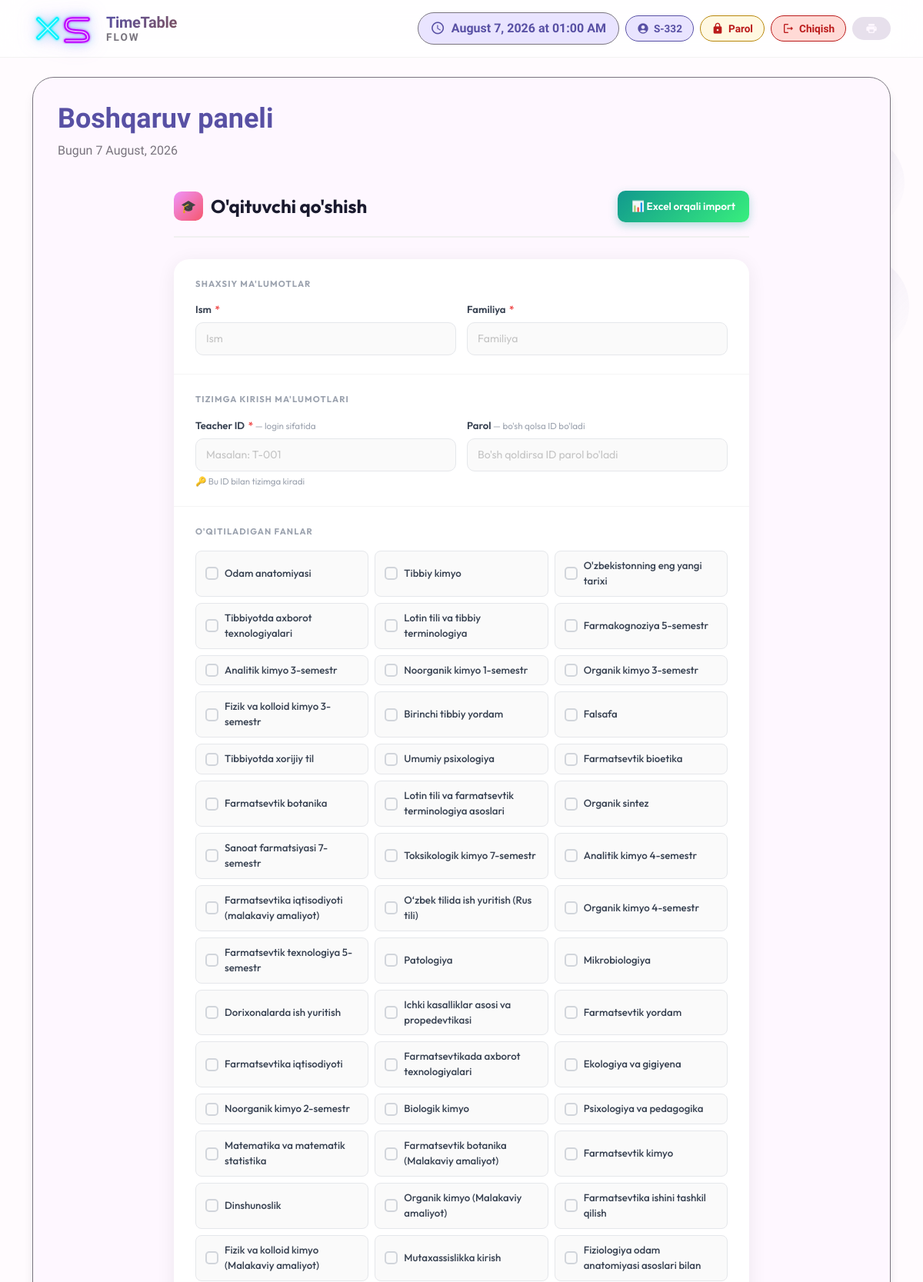
The app's page /raspisaniya/teacher/create/ (signed in, upper part) with its own data.
### raspisaniya/models.py (models this page shows, shortened)
class Subject(models.Model):
    name = models.CharField(max_length=100, unique=True)

### raspisaniya/views.py (the view)
# urls.py: path('teacher/create/', views.teacher_create, name='teacher_create'),
@login_required
def teacher_create(request):
    if request.method == 'POST':
        form = TeacherForm(request.POST)
        if form.is_valid():
            teacher_id = request.POST.get("teacher_id", "").strip()
            password = request.POST.get("password", "").strip()
            if not teacher_id:
                messages.error(request, "Teacher ID kiritilmagan")
                return render(request, 'raspisaniya/teacher_create.html', {
                    'form': form, 'subjects': Subject.objects.all(), 'selected_subjects': [],
                })
            if User.objects.filter(username=teacher_id).exists():
                messages.error(request, f"Bu ID ({teacher_id}) allaqachon mavjud")
                return render(request, 'raspisaniya/teacher_create.html', {
                    'form': form, 'subjects': Subject.objects.all(), 'selected_subjects': [],
                })
            with transaction.atomic():
                teacher = form.save(commit=False)
                teacher.teacher_id = teacher_id
                teacher.save()
                form.save_m2m()
                user = User.objects.create_user(
                    username=teacher_id,
                    password=password if password else teacher_id,
                    first_name=teacher.first_name,
                    last_name=teacher.last_name,
                )
                teacher.user = user
                teacher.save()
            messages.success(request, f"O'qituvchi qo'shildi. ID: {teacher_id}")
            return redirect('teacher_list')
    else:
        form = TeacherForm()
    return render(request, 'raspisaniya/teacher_create.html', {
        'form': form, 'subjects': Subject.objects.all(), 'selected_subjects': [],
    })

### raspisaniya/forms.py (shortened to what this page needs)
class TeacherForm(forms.ModelForm):
    teacher_id = forms.CharField(
        required=False,
        label="O'qituvchi ID",
        widget=forms.TextInput(attrs={'class': 'form-control', 'placeholder': 'Masalan: T-3'})
    )
    class Meta:
        model = Teacher
        fields = ['first_name', 'last_name', 'teacher_id', 'subjects']
        widgets = {
            'subjects': forms.CheckboxSelectMultiple(),
        }

### templates/raspisaniya/teacher_create.html (shortened to what this page needs)
{% extends 'raspisaniya/base.html' %}
{% load widget_tweaks %}
{% block content %}
<div class="form-page">
    <div class="form-header">
        <div class="form-title">
            <div class="icon">🎓</div>
            O'qituvchi qo'shish
        </div>
        <a href="{% url 'teacher_import' %}" class="btn-import">📊 Excel orqali import</a>
    </div>
    <div class="form-card">
        <form method="post">
            <div class="form-section">
                <div class="section-label">Shaxsiy ma'lumotlar</div>
                <div class="field-group">
                    <div class="field">
                        <label>Ism <span class="req">*</span></label>
                        <input type="text" name="first_name" value="{{ form.first_name.value|default:'' }}" placeholder="Ism" required>
                    </div>
                    <div class="field">
                        <label>Familiya <span class="req">*</span></label>
                        <input type="text" name="last_name" value="{{ form.last_name.value|default:'' }}" placeholder="Familiya" required>
                    </div>
                </div>
            </div>
            <div class="form-section">
                <div class="section-label">Tizimga kirish ma'lumotlari</div>
                <div class="field-group">
                    <div class="field">
                        <label>Teacher ID <span class="req">*</span> <span class="hint">— login sifatida</span></label>
                        <input type="text" name="teacher_id" placeholder="Masalan: T-001" required>
                        <div class="note">🔑 Bu ID bilan tizimga kiradi</div>
                    </div>
                    <div class="field">
                        <label>Parol <span class="hint">— bo'sh qolsa ID bo'ladi</span></label>
                        <input type="text" name="password" placeholder="Bo'sh qoldirsa ID parol bo'ladi">
                    </div>
                </div>
            </div>
            <div class="form-section">
                <div class="section-label">O'qitiladigan fanlar</div>
                {% if subjects %}
                <div class="subjects-grid">
                    {% for subj in subjects %}
                    <label class="subject-item">
                        <div class="check-box"></div>
                        <span class="subj-name">{{ subj.name }}</span>
                    </label>
                    {% endfor %}
                </div>
                {% else %}
                <p style="color:#9ca3af;font-size:0.85rem;margin:0;">Fan yo'q — avval fan qo'shing</p>
                {% endif %}
            </div>
        </form>
    </div>
</div>
{% endblock %}

### templates/raspisaniya/base.html (shortened to what this page needs)
{% load static %}
<!DOCTYPE html>
<html lang="uz">
<head>
    <link href="https://cdn.jsdelivr.net/npm/bootstrap@5.3.2/dist/css/bootstrap.min.css" rel="stylesheet">
</head>
<body>
    <div class="bubbles" id="bubbles"></div>
    <div class="app-bar" id="appBar">
        <div class="container">
            <div class="d-flex justify-content-between align-items-center">
                <div class="d-flex align-items-center gap-3">
                    <a href="{% url 'reset_database' %}" class="xs-main-logo" title="Reset Database" style="text-decoration: none; display: inline-block;">
                    </a>
                    <a href="{% url 'lesson_list' %}" class="text-decoration-none">
                        <div style="line-height:1.15;">
                            <div style="font-size:1.25rem;font-weight:800;background:linear-gradient(135deg,var(--md-primary),var(--md-tertiary));-webkit-background-clip:text;-webkit-text-fill-color:transparent;letter-spacing:-0.3px;">TimeTable</div>
                            <div style="font-size:0.85rem;font-weight:600;color:var(--md-outline);letter-spacing:2px;text-transform:uppercase;">Flow</div>
                        </div>
                    </a>
                </div>
                <div class="d-flex gap-2 align-items-center flex-wrap">
                    <div class="current-time">
                        <span class="material-icons-round">schedule</span>
                        <span id="timeDisplay">--:--</span>
                    </div>
                    {% if user.is_authenticated %}
                    <div class="user-chip">
                        <span class="material-icons-round">
                        </span>
                        {{ user.get_full_name|default:user.username }}
                    </div>
                    <a href="{% url 'change_password' %}" class="logout-chip" style="background:#fff8e1; color:#b8860b; border-color:#b8860b;">
                        <span class="material-icons-round">lock</span>Parol
                    </a>
                    <a href="{% url 'logout' %}" class="logout-chip">
                        <span class="material-icons-round">logout</span>Chiqish
                    </a>
                    {% endif %}
                    <button class="md-chip" onclick="window.print()">
                        <span class="material-icons-round">print</span>
                    </button>
                </div>
            </div>
        </div>
    </div>
    <div class="container">
        <div class="md-surface">
            <div class="d-flex justify-content-between align-items-center mb-4">
                <div>
                    <h1 class="display-small d-inline-flex align-items-center gap-2">
                        {% block page_title %}Boshqaruv paneli{% endblock %}
                    </h1>
                    <p class="body-large">{% block page_subtitle %}Bugun {% now "j F, Y" %}{% endblock %}</p>
                </div>
            </div>
            {% block content %}{% endblock %}
        </div>
    </div>
</body>
</html>

### templates/raspisaniya/base.html (style rules this page uses)
* { margin: 0; padding: 0; box-sizing: border-box; }
:root { --md-primary: #5850a4; --md-primary-container: #e9e4ff; --md-secondary: #625b71; --md-secondary-container: #e8def8; --md-tertiary: #7d5260; --md-tertiary-container: #ffd8e4; --md-surface: #fef7ff; --md-surface-variant: #e7e0ec; --md-background: #fffbfe; --md-error: #ba1a1a; --md-error-container: #ffdad6; --md-outline: #79747e; --md-shadow: 0 4px 6px -2px rgba(0,0,0,0.05), 0 10px 15px -3px rgba(0,0,0,0.1); }
body { font-family: 'Plus Jakarta Sans', sans-serif; background: var(--md-background); color: var(--md-surface); transition: all 0.3s ease; min-height: 100vh; position: relative; }
.bubbles { position: fixed; width: 100%; height: 100%; z-index: -1; overflow: hidden; top: 0; left: 0; }
.app-bar { background: rgba(255,255,255,0.8); backdrop-filter: blur(20px); -webkit-backdrop-filter: blur(20px); border-bottom: 1px solid rgba(0,0,0,0.05); padding: 1rem 0; position: fixed; width: 100%; top: 0; z-index: 1000; transition: all 0.3s ease; }
.user-chip { display: inline-flex; align-items: center; gap: 6px; padding: 6px 14px; border-radius: 40px; background: var(--md-primary-container); color: var(--md-primary) !important; font-weight: 600; font-size: 0.85rem; border: 1px solid var(--md-primary); }
.user-chip .material-icons-round { font-size: 1rem; color: inherit; }
.logout-chip { display: inline-flex; align-items: center; gap: 6px; padding: 6px 14px; border-radius: 40px; background: #ffdad6; color: #ba1a1a !important; font-weight: 600; font-size: 0.85rem; border: 1px solid #ba1a1a; text-decoration: none; transition: all 0.2s ease; }
.logout-chip .material-icons-round { font-size: 1rem; color: inherit; }
.xs-main-logo { display: inline-flex; text-decoration: none; transition: transform 0.25s cubic-bezier(0.4,0,0.2,1), filter 0.25s ease; filter: drop-shadow(0 0 6px rgba(34,211,238,0.4)) drop-shadow(0 0 12px rgba(168,85,247,0.3)); }
.current-time { display: flex; align-items: center; gap: 8px; padding: 8px 16px; background: var(--md-primary-container); border-radius: 32px; color: var(--md-primary); font-weight: 600; border: 1px solid var(--md-outline); }
.current-time .material-icons-round { font-size: 1.2rem; }
.md-surface { background: var(--md-surface); border-radius: 28px; box-shadow: var(--md-shadow); padding: 2rem; margin-top: 100px; margin-bottom: 2rem; border: 1px solid var(--md-outline); transition: all 0.3s ease; animation: surfaceAppear 0.6s ease; }
.md-chip { display: inline-flex; align-items: center; gap: 8px; padding: 6px 16px; border-radius: 32px; background: var(--md-surface-variant); color: var(--md-surface); font-size: 0.9rem; font-weight: 500; border: 1px solid transparent; transition: all 0.2s ease; cursor: pointer; }
.md-chip .material-icons-round { font-size: 1rem; }
.display-small { font-size: 2.25rem; font-weight: 800; line-height: 1.2; color: var(--md-primary); }
.body-large { font-size: 1rem; line-height: 1.5; color: var(--md-outline); }

### records on screen
Subject: name "Odam anatomiyasi"
Subject: name "Tibbiy kimyo"
Subject: name "O'zbekistonning eng yangi tarixi"
Subject: name "Tibbiyotda axborot texnologiyalari"
Subject: name "Lotin tili va tibbiy terminologiya"
Subject: name "Farmakognoziya 5-semestr"
Subject: name "Analitik kimyo 3-semestr"
Subject: name "Noorganik kimyo 1-semestr"
Subject: name "Organik kimyo 3-semestr"
Subject: name "Fizik va kolloid kimyo 3-semestr"
Subject: name "Birinchi tibbiy yordam"
Subject: name "Falsafa"
Subject: name "Tibbiyotda xorijiy til"
Subject: name "Umumiy psixologiya"
Subject: name "Farmatsevtik bioetika"
Subject: name "Farmatsevtik botanika"
Subject: name "Lotin tili va farmatsevtik terminologiya asoslari"
Subject: name "Organik sintez"
Subject: name "Sanoat farmatsiyasi 7-semestr"
Subject: name "Toksikologik kimyo 7-semestr"
Subject: name "Analitik kimyo 4-semestr"
Subject: name "Farmatsevtika iqtisodiyoti (malakaviy amaliyot)"
Subject: name "O‘zbek tilida ish yuritish (Rus tili)"
Subject: name "Organik kimyo 4-semestr"
Subject: name "Farmatsevtik texnologiya 5-semestr"
Subject: name "Patologiya"
Subject: name "Mikrobiologiya"
Subject: name "Dorixonalarda ish yuritish"
Subject: name "Ichki kasalliklar asosi va propedevtikasi"
Subject: name "Farmatsevtik yordam"
Subject: name "Farmatsevtika iqtisodiyoti"
Subject: name "Farmatsevtikada axborot texnologiyalari"
Subject: name "Ekologiya va gigiyena"
Subject: name "Noorganik kimyo 2-semestr"
Subject: name "Biologik kimyo"
Subject: name "Psixologiya va pedagogika"
Subject: name "Matematika va matematik statistika"
Subject: name "Farmatsevtik botanika (Malakaviy amaliyot)"
Subject: name "Farmatsevtik kimyo"
Subject: name "Dinshunoslik"
Subject: name "Organik kimyo (Malakaviy amaliyot)"
Subject: name "Farmatsevtika ishini tashkil qilish"
Subject: name "Fizik va kolloid kimyo (Malakaviy amaliyot)"
Subject: name "Mutaxassislikka kirish"
Subject: name "Fiziologiya odam anatomiyasi asoslari bilan"

### other values on screen
{{ user.get_full_name|default:user.username }} "S-332"
